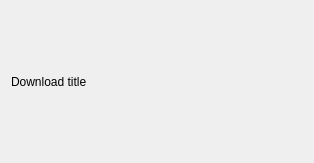
<?xml version="1.0" encoding="UTF-8"?>
<ui version="4.0">
 <class>QtGui::DownloadWidget</class>
 <widget class="QWidget" name="QtGui::DownloadWidget">
  <property name="geometry">
   <rect>
    <x>0</x>
    <y>0</y>
    <width>314</width>
    <height>163</height>
   </rect>
  </property>
  <property name="focusPolicy">
   <enum>Qt::ClickFocus</enum>
  </property>
  <property name="windowTitle">
   <string>Form</string>
  </property>
  <layout class="QVBoxLayout" name="verticalLayout">
   <item>
    <widget class="QLabel" name="titleLabel">
     <property name="text">
      <string>Download title</string>
     </property>
    </widget>
   </item>
  </layout>
 </widget>
 <resources/>
 <connections/>
</ui>
